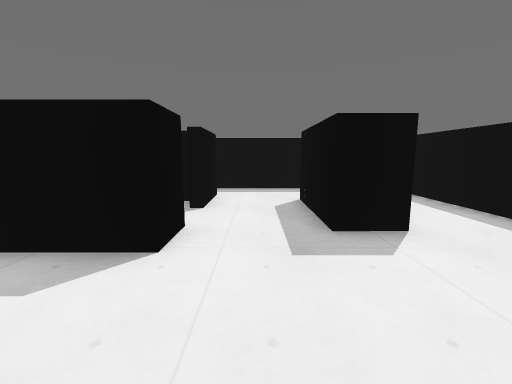
View 1 (above)

22 first-person views from a walk through a level from a Godot 3-D game. The camera is 1.3 m above the floor, tilts 8° down and sees 90° across. The floor is counted in squares, 1 m on a side. Each view is taken from the middle of a square. On the plan, view 1 faces up. The plan holds only what a view shows up to about 13 squares ahead; the rest is blank. The place goes on beyond the plan. Characters and animated objects are not drawn. Surface patterns are stand-ins for the level's own textures.

View 2
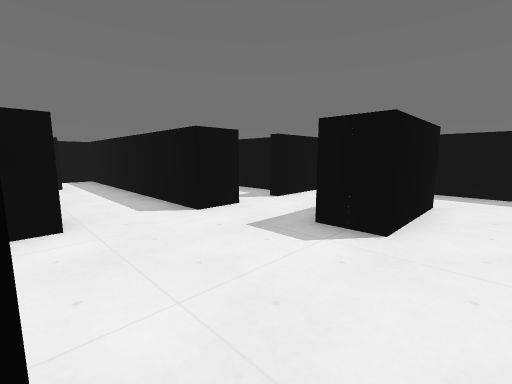

View 3
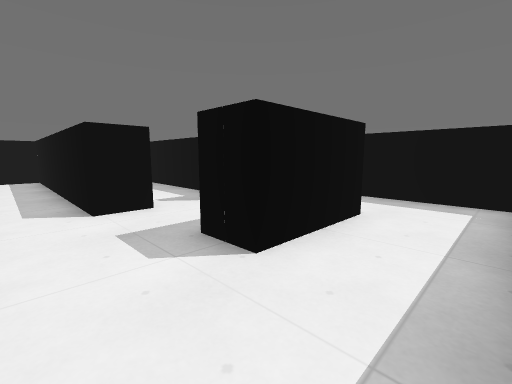

View 4
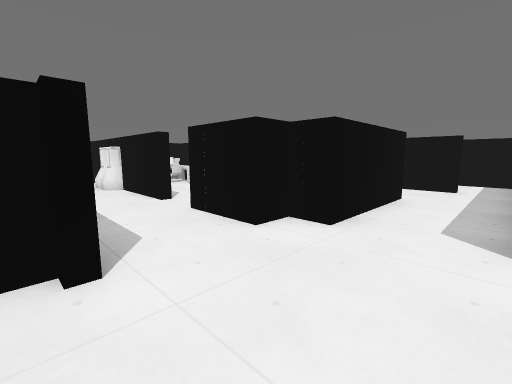

View 5
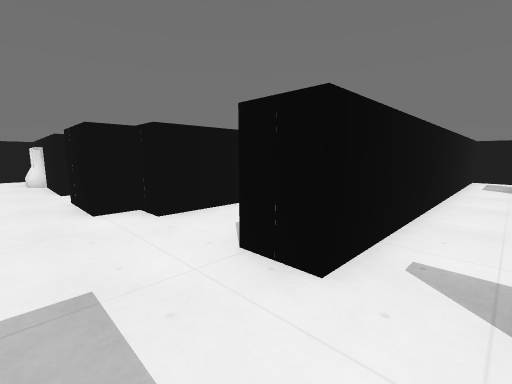

View 6
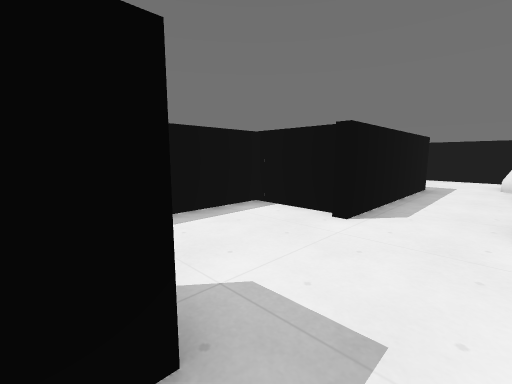

View 7
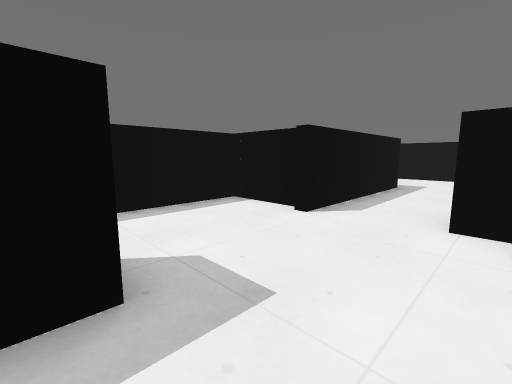

View 8
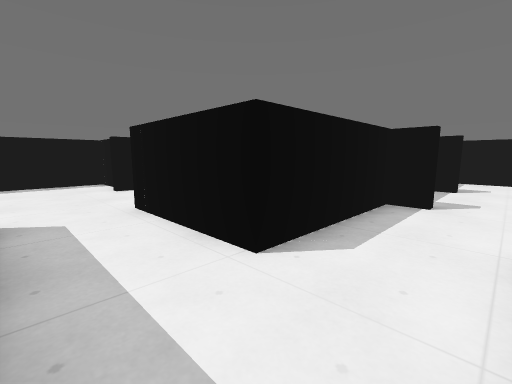

View 9
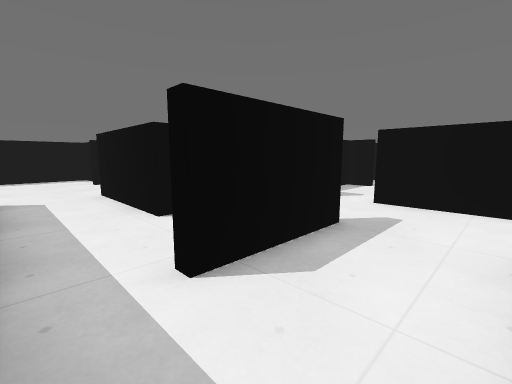

View 10
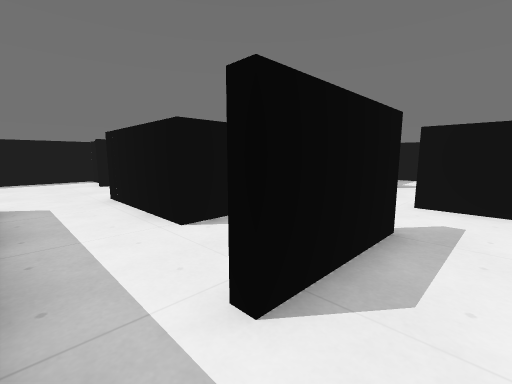

View 11
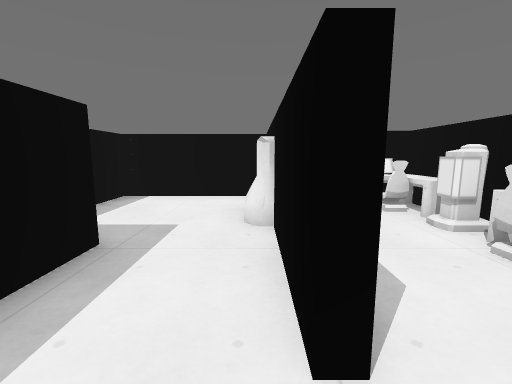

View 12
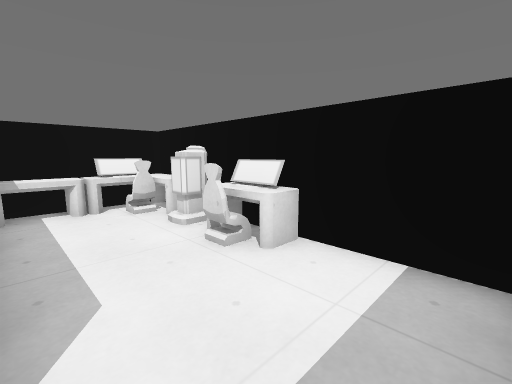

View 13
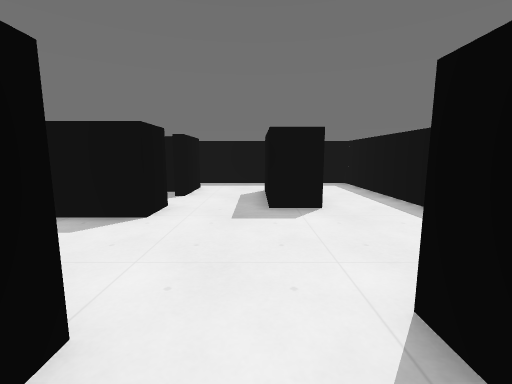

View 14
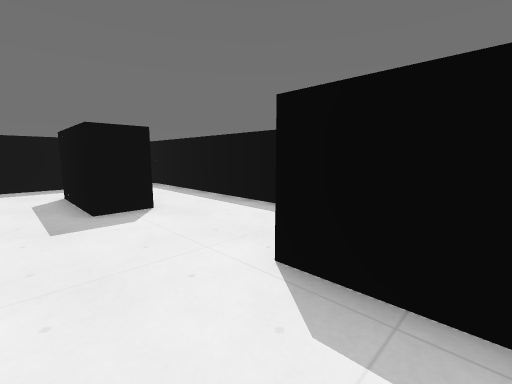

View 15
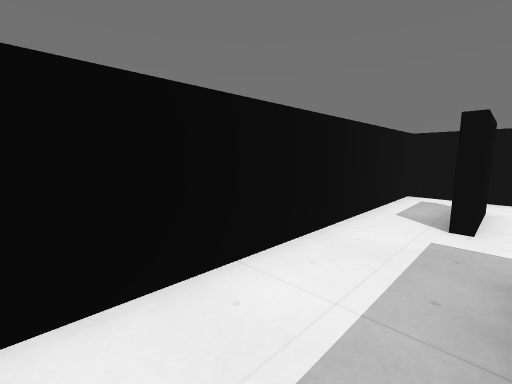

View 16
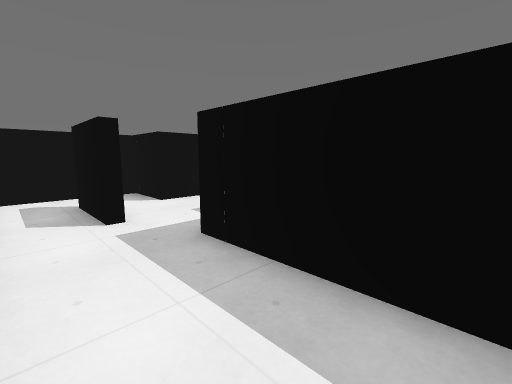

View 17
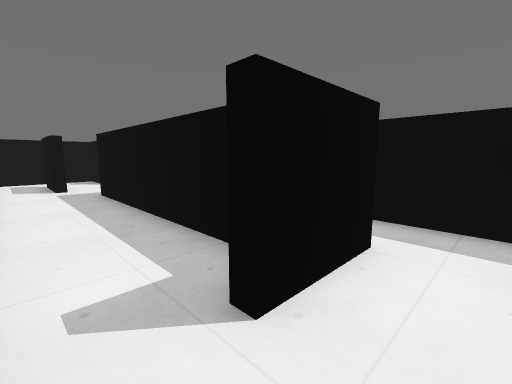

View 18
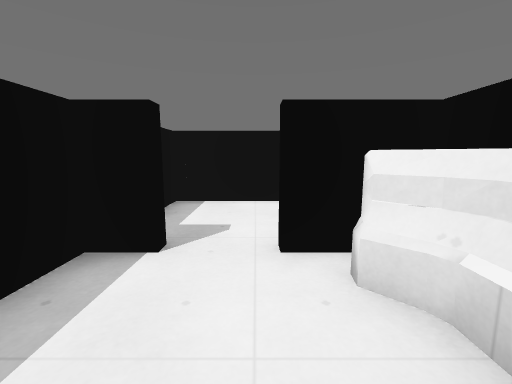

View 19
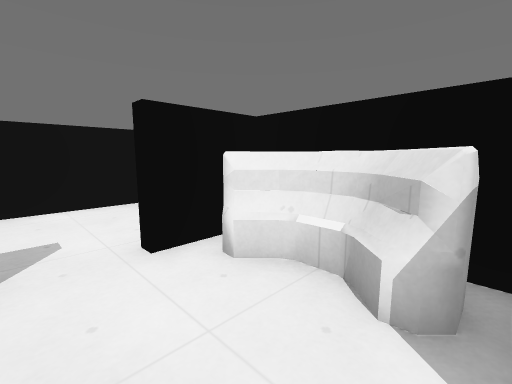

View 20
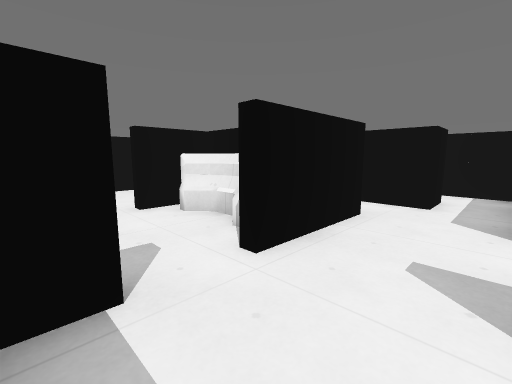

View 21
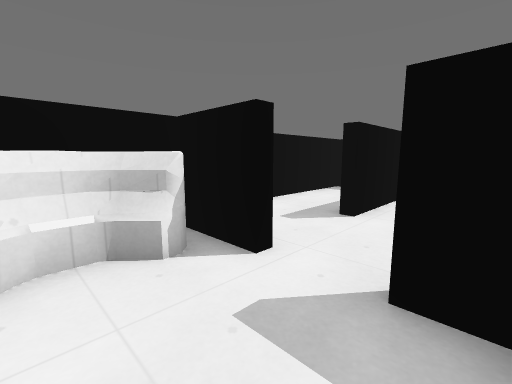

View 22
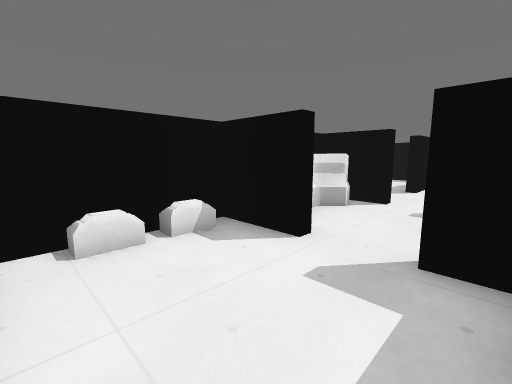

### Floor plan
Ten units are one square. View 1 is at (0, 0); x grows to the right and y downward. Boxes are objects, and circles mark ways between rooms. Rooms are numbered by the first view taken in them; rooms with no view inside come last. Other rooms are left out.
<svg viewBox="-158 -108 216 236">
<path fill="none" stroke="#000" d="M-13 -48 -13 -33 -113 -33 -113 10M-19 -73 -98 -73M-88 -17 -83 -17 -83 17 -87 17 -87 -1M-13 -88 -13 -63 -18 -63M28 3 53 3 53 -103 -20 -103M27 -78 27 -43 13 -43 13 -78M-8 43 -3 43 -3 79M-67 48 -67 43 -57 43 -57 -7 -13 -7 -13 3 -3 3 -3 28M-116 -47 -26 -47M-98 52 -92 52M-3 76 0 79M23 68 23 0 28 0M-138 -67 -113 -67 -113 -63M-118 43 -83 43M-133 -83 -153 -83 -153 -64M-133 33 -133 51M-3 76 2 79M-3 76 2 79M-1 76 2 79M-43 94 -43 103 -34 103M-67 88 -67 83 -57 83 -57 76M-98 68 -95 73M-99 69 -97 73 -92 78M-91 56 -95 60M-95 58 -98 62M-97 57 -99 62M-98 123 -57 123 -57 114M-91 52 -98 58 -98 70 -91 78M-83 43 -83 47 -103 47 -103 83 -83 83 -83 87 -103 87 -103 121M-90 74 -91 79M-95 60 -95 69M-91 52 -90 55M-92 52 -91 56M-153 -64 -153 -47 -116 -47M-113 -63 -138 -63"/>
<rect x="-45" y="75" width="10" height="20" fill="#bbb"><title>desk</title></rect>
<rect x="-45" y="65" width="10" height="10" fill="#bbb"><title>desk</title></rect>
<rect x="-45" y="55" width="10" height="10" fill="#bbb"><title>computer</title></rect>
<rect x="-35" y="95" width="10" height="10" fill="#bbb"><title>computer</title></rect>
<rect x="-35" y="85" width="10" height="10" fill="#bbb"><title>chair</title></rect>
<rect x="-35" y="55" width="10" height="10" fill="#bbb"><title>chair</title></rect>
<rect x="-25" y="95" width="20" height="10" fill="#bbb"><title>desk</title></rect>
<circle cx="-10" cy="35" r="3" fill="#2a7"/>
<circle cx="-75" cy="50" r="3" fill="#2a7"/>
<circle cx="-125" cy="-50" r="3" fill="#2a7"/>
<circle cx="-145" cy="-60" r="3" fill="#2a7"/>
<text x="-30" y="-30">1</text>
<text x="-30" y="60">2</text>
<text x="-70" y="90">3</text>
<text x="-140" y="-50">4</text>
</svg>
Room 1 opens to room 2. Room 1 opens to room 3. Room 1 opens to room 4.

Where each view was taken, in squares from view 1:
view 1: 0 up, 0 right, facing up
view 2: 0 up, 4 right, facing up-left
view 3: 2 up, 5 right, facing up-left
view 4: 3 up, 3 right, facing down-left
view 5: 6 up, 1 right, facing down-left
view 6: 5 up, 0 right, facing down-right
view 7: 5 up, 1 left, facing down-right
view 8: 3 up, 8 left, facing down-right
view 9: 3 up, 11 left, facing down-right
view 10: 3 up, 10 left, facing down-right
view 11: 3 down, 0 right, facing down
view 12: 3 down, 1 left, facing down-left
view 13: 2 down, 1 right, facing up
view 14: 2 down, 0 right, facing up-right
view 15: 7 up, 6 left, facing down-left
view 16: 5 up, 6 left, facing up-left
view 17: 5 up, 0 right, facing up-left
view 18: 5 down, 8 left, facing down
view 19: 5 down, 7 left, facing down-left
view 20: 2 down, 6 left, facing down-left
view 21: 7 down, 6 left, facing up-left
view 22: 12 down, 6 left, facing up-left
